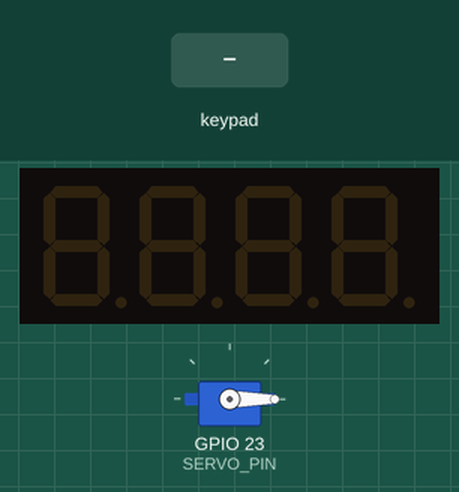
The sketch below on a simulated ESP32. Parts: 4-digit seven-segment display, servo. The test bench sets the inputs (shaded band).

Above: at 1.2 s.
1.3 s: keypad keys 1 2 3 4 pressed 0.4 s apart
At 4.1 s:
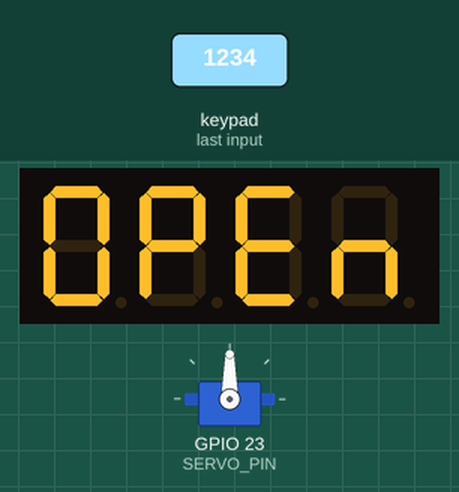
5.9 s: keypad keys 1 3 1 2 1 4 2 7 pressed 0.4 s apart
At 8.7 s:
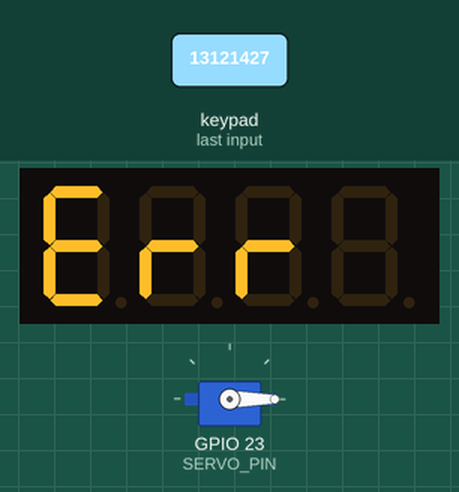
11.5 s: key '2' pressed
At 11.9 s:
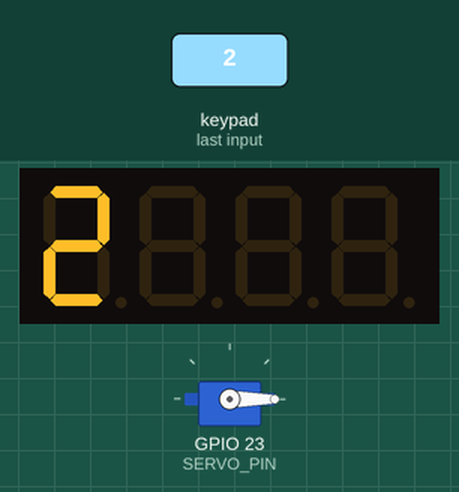
13.1 s: key '1' pressed
At 14.5 s:
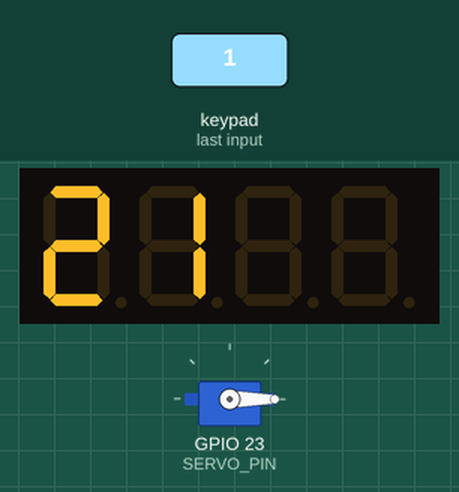
Timing chart, 0 to 15.6 s (numbered marks = the images above; inputs shaded):
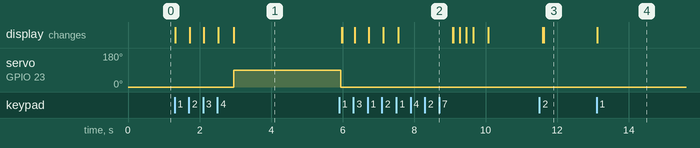

Measured:
- after the input at 1.3 s, servo on GPIO 23 (SERVO_PIN): 0° → 90° after 1.6 s; the display: first changes at once (image 1 shows a later state)
- after the input at 5.9 s, the display: first differs from a run without the input after 0.09 s (image 2 shows a later state)
- after the input at 11.5 s, the display: first differs from a run without the input after 0.12 s (image 3)
- after the input at 13.1 s, the display: changes at once (image 4)

The sketch:

sketch.ino
```cpp
#include <Keypad.h>
#include <TM1637Display.h>
#include <ESP32Servo.h>

// ---------- Settings ----------
const char PIN_CODE[] = "1234";          // correct PIN (4 digits)
const int  PIN_LEN    = 4;
const int  SERVO_CLOSED = 0;             // angle when closed
const int  SERVO_OPEN   = 90;            // angle when open
const unsigned long OPEN_TIME_MS = 3000; // ms, then the servo closes again

// ---------- Pins ----------
#define TM_CLK    22
#define TM_DIO    21
#define SERVO_PIN 23

// ---------- Keypad ----------
const byte ROWS = 4, COLS = 4;
char keys[ROWS][COLS] = {
  {'1','2','3','A'},
  {'4','5','6','B'},
  {'7','8','9','C'},
  {'*','0','#','D'}
};
byte rowPins[ROWS] = {13, 12, 14, 27};
byte colPins[COLS] = {26, 25, 33, 32};
Keypad keypad = Keypad(makeKeymap(keys), rowPins, colPins, ROWS, COLS);

TM1637Display display(TM_CLK, TM_DIO);
Servo servo;

String input = "";

// Segment patterns for text
const uint8_t SEG_OPEN[] = {0x3F, 0x73, 0x79, 0x54};  // OPEn
const uint8_t SEG_ERR[]  = {0x79, 0x50, 0x50, 0x00};  // Err

void showInput() {
  uint8_t seg[4] = {0, 0, 0, 0};
  for (int i = 0; i < (int)input.length() && i < 4; i++) {
    seg[i] = display.encodeDigit(input[i] - '0');
  }
  display.setSegments(seg);
}

void setup() {
  display.setBrightness(7);
  display.clear();
  servo.setPeriodHertz(50);
  servo.attach(SERVO_PIN, 500, 2400);
  servo.write(SERVO_CLOSED);
  showInput();
}

void loop() {
  char key = keypad.getKey();
  if (!key) return;

  if (key >= '0' && key <= '9') {
    if (input.length() < PIN_LEN) {
      input += key;
      showInput();
    }
    if (input.length() == PIN_LEN) {
      delay(400);                       // keep the last digit visible briefly
      if (input == PIN_CODE) {
        display.setSegments(SEG_OPEN);
        servo.write(SERVO_OPEN);
        delay(OPEN_TIME_MS);
        servo.write(SERVO_CLOSED);
      } else {
        display.setSegments(SEG_ERR);
        delay(1500);
      }
      input = "";
      showInput();
    }
  }
  else if (key == '*') {                // * = delete everything
    input = "";
    showInput();
  }
  else if (key == '#') {                // # = delete last digit
    if (input.length() > 0) input.remove(input.length() - 1);
    showInput();
  }
}
```
